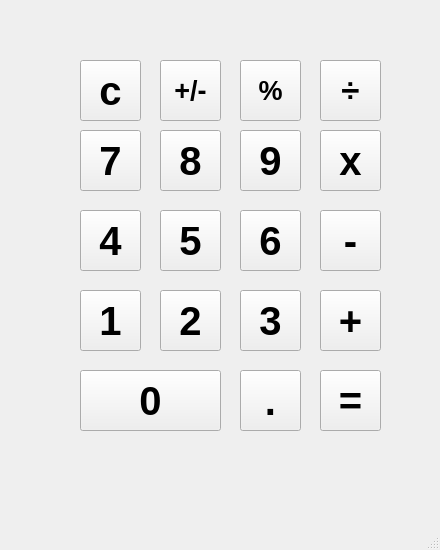
<?xml version="1.0" encoding="UTF-8"?>
<ui version="4.0">
 <class>MainWindow</class>
 <widget class="QMainWindow" name="MainWindow">
  <property name="geometry">
   <rect>
    <x>0</x>
    <y>0</y>
    <width>440</width>
    <height>550</height>
   </rect>
  </property>
  <property name="font">
   <font>
    <pointsize>30</pointsize>
    <weight>75</weight>
    <bold>true</bold>
   </font>
  </property>
  <property name="windowTitle">
   <string>MainWindow</string>
  </property>
  <widget class="QWidget" name="centralwidget">
   <widget class="QPushButton" name="num1">
    <property name="geometry">
     <rect>
      <x>80</x>
      <y>290</y>
      <width>61</width>
      <height>61</height>
     </rect>
    </property>
    <property name="text">
     <string>1</string>
    </property>
   </widget>
   <widget class="QPushButton" name="num_2">
    <property name="geometry">
     <rect>
      <x>160</x>
      <y>290</y>
      <width>61</width>
      <height>61</height>
     </rect>
    </property>
    <property name="text">
     <string>2</string>
    </property>
   </widget>
   <widget class="QPushButton" name="num_3">
    <property name="geometry">
     <rect>
      <x>240</x>
      <y>290</y>
      <width>61</width>
      <height>61</height>
     </rect>
    </property>
    <property name="text">
     <string>3</string>
    </property>
   </widget>
   <widget class="QPushButton" name="num_4">
    <property name="geometry">
     <rect>
      <x>80</x>
      <y>210</y>
      <width>61</width>
      <height>61</height>
     </rect>
    </property>
    <property name="text">
     <string>4</string>
    </property>
   </widget>
   <widget class="QPushButton" name="num_5">
    <property name="geometry">
     <rect>
      <x>160</x>
      <y>210</y>
      <width>61</width>
      <height>61</height>
     </rect>
    </property>
    <property name="text">
     <string>5</string>
    </property>
   </widget>
   <widget class="QPushButton" name="num_6">
    <property name="geometry">
     <rect>
      <x>240</x>
      <y>210</y>
      <width>61</width>
      <height>61</height>
     </rect>
    </property>
    <property name="text">
     <string>6</string>
    </property>
   </widget>
   <widget class="QPushButton" name="num_7">
    <property name="geometry">
     <rect>
      <x>80</x>
      <y>130</y>
      <width>61</width>
      <height>61</height>
     </rect>
    </property>
    <property name="text">
     <string>7</string>
    </property>
   </widget>
   <widget class="QPushButton" name="num_8">
    <property name="geometry">
     <rect>
      <x>160</x>
      <y>130</y>
      <width>61</width>
      <height>61</height>
     </rect>
    </property>
    <property name="text">
     <string>8</string>
    </property>
   </widget>
   <widget class="QPushButton" name="num_9">
    <property name="geometry">
     <rect>
      <x>240</x>
      <y>130</y>
      <width>61</width>
      <height>61</height>
     </rect>
    </property>
    <property name="text">
     <string>9</string>
    </property>
   </widget>
   <widget class="QPushButton" name="num_0">
    <property name="geometry">
     <rect>
      <x>80</x>
      <y>370</y>
      <width>141</width>
      <height>61</height>
     </rect>
    </property>
    <property name="text">
     <string>0</string>
    </property>
   </widget>
   <widget class="QPushButton" name="conma">
    <property name="geometry">
     <rect>
      <x>240</x>
      <y>370</y>
      <width>61</width>
      <height>61</height>
     </rect>
    </property>
    <property name="text">
     <string>.</string>
    </property>
   </widget>
   <widget class="QPushButton" name="plus">
    <property name="geometry">
     <rect>
      <x>320</x>
      <y>290</y>
      <width>61</width>
      <height>61</height>
     </rect>
    </property>
    <property name="text">
     <string>+</string>
    </property>
   </widget>
   <widget class="QPushButton" name="equal">
    <property name="geometry">
     <rect>
      <x>320</x>
      <y>370</y>
      <width>61</width>
      <height>61</height>
     </rect>
    </property>
    <property name="text">
     <string>=</string>
    </property>
   </widget>
   <widget class="QPushButton" name="minus">
    <property name="geometry">
     <rect>
      <x>320</x>
      <y>210</y>
      <width>61</width>
      <height>61</height>
     </rect>
    </property>
    <property name="text">
     <string>-</string>
    </property>
   </widget>
   <widget class="QPushButton" name="multiplication">
    <property name="geometry">
     <rect>
      <x>320</x>
      <y>130</y>
      <width>61</width>
      <height>61</height>
     </rect>
    </property>
    <property name="text">
     <string>x</string>
    </property>
   </widget>
   <widget class="QPushButton" name="division">
    <property name="geometry">
     <rect>
      <x>320</x>
      <y>60</y>
      <width>61</width>
      <height>61</height>
     </rect>
    </property>
    <property name="font">
     <font>
      <pointsize>25</pointsize>
     </font>
    </property>
    <property name="text">
     <string>÷</string>
    </property>
   </widget>
   <widget class="QPushButton" name="persent">
    <property name="geometry">
     <rect>
      <x>240</x>
      <y>60</y>
      <width>61</width>
      <height>61</height>
     </rect>
    </property>
    <property name="font">
     <font>
      <pointsize>20</pointsize>
     </font>
    </property>
    <property name="text">
     <string>%</string>
    </property>
   </widget>
   <widget class="QPushButton" name="plus_or_minus">
    <property name="geometry">
     <rect>
      <x>160</x>
      <y>60</y>
      <width>61</width>
      <height>61</height>
     </rect>
    </property>
    <property name="font">
     <font>
      <pointsize>20</pointsize>
     </font>
    </property>
    <property name="text">
     <string>+/-</string>
    </property>
   </widget>
   <widget class="QPushButton" name="clear">
    <property name="geometry">
     <rect>
      <x>80</x>
      <y>60</y>
      <width>61</width>
      <height>61</height>
     </rect>
    </property>
    <property name="text">
     <string>c</string>
    </property>
   </widget>
   <widget class="QLabel" name="label">
    <property name="geometry">
     <rect>
      <x>85</x>
      <y>10</y>
      <width>291</width>
      <height>41</height>
     </rect>
    </property>
    <property name="font">
     <font>
      <pointsize>25</pointsize>
     </font>
    </property>
    <property name="tabletTracking">
     <bool>false</bool>
    </property>
    <property name="styleSheet">
     <string notr="true">QPushButton {　
　　background-color: hotpink;
　　border-radius: 10px;　　　　
}</string>
    </property>
    <property name="text">
     <string/>
    </property>
    <property name="alignment">
     <set>Qt::AlignRight|Qt::AlignTrailing|Qt::AlignVCenter</set>
    </property>
    <property name="wordWrap">
     <bool>false</bool>
    </property>
   </widget>
  </widget>
  <widget class="QMenuBar" name="menubar">
   <property name="geometry">
    <rect>
     <x>0</x>
     <y>0</y>
     <width>440</width>
     <height>21</height>
    </rect>
   </property>
  </widget>
  <widget class="QStatusBar" name="statusbar"/>
 </widget>
 <resources/>
 <connections/>
</ui>
